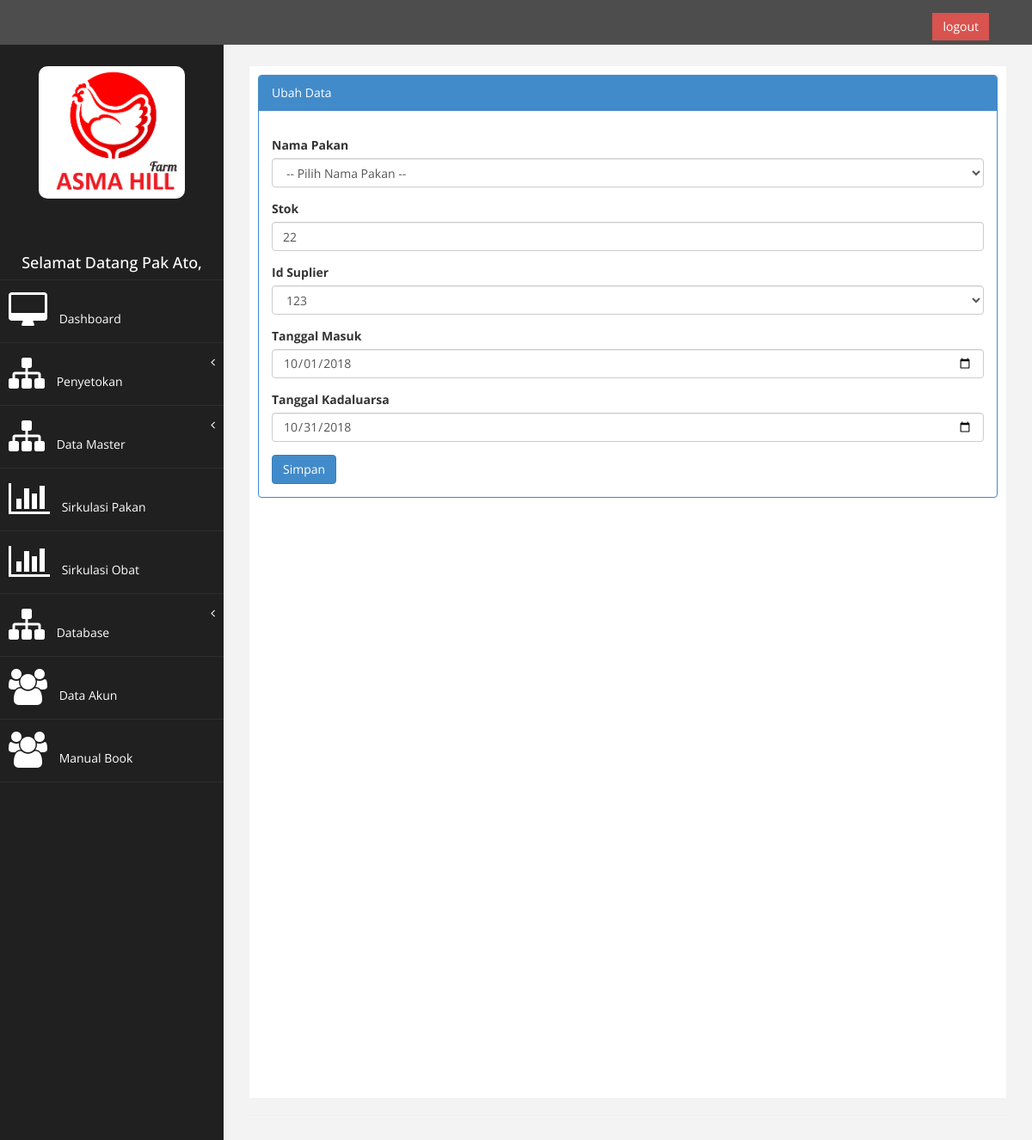
The page /index.php?page=view_stok_pakan&aksi=ubah&id=1 (signed in) on the database its author committed.
### tables this page shows
CREATE TABLE `stok_pakan` (
  `pakan_id` int(9) NOT NULL AUTO_INCREMENT,
  `nama_pakan` varchar(25) NOT NULL,
  `stok` int(11) NOT NULL,
  `id_suplier` int(5) NOT NULL,
  `id_kategori` int(11) NOT NULL,
  `tgl_masuk` date NOT NULL,
  `tgl_kadaluarsa` date NOT NULL,
  PRIMARY KEY (`pakan_id`)
);

### page/stok_pakan/ubah.php (the view, shortened to what this page needs)
<?php
$pakan_id = $_GET['id'];
$sql = $koneksi->query("select * from stok_pakan where pakan_id = '$pakan_id'");
$tampil = $sql->fetch_assoc();
?>
<div class="panel panel-primary">
<div class="panel-heading">
	Ubah Data
</div>
 <div class="panel-body">
                            <div class="row">
                                <div class="col-md-12">
                                    <form method="POST" action="?page=view_stok_pakan&aksi=simpan_ubah">
                                        <div class="form-group">
                                            <label>Nama Pakan</label>
<select name="nama_pakan" id="nama_pakan" class="form-control" required> <option value="">-- Pilih Nama Pakan --</option>
      </select>
                                        </div>
                                       <div class="form-group">
                                            <label>Stok</label>
                                          	<input class="form-control" name="stok" type="number" value="<?php echo $tampil['stok']?>"/>
                                        </div>
                                        <div class="form-group">
                                            <label>Id Suplier</label>
<select name="id_suplier" id="id_suplier" class="form-control" required> <option value="<?php echo $tampil['id_suplier']?>"><?php echo $tampil['id_suplier']?></option>
      </select>
                                        </div>
                                        <div class="form-group">
                                            <label>Tanggal Masuk</label>
                                            <input class="form-control" type="date" name="tgl_masuk" value="<?php echo $tampil['tgl_masuk']?>"/>
                                        </div>
                                        <div class="form-group">
                                            <label>Tanggal Kadaluarsa</label>
                                            <input class="form-control" type="date" name="tgl_kadaluarsa" value="<?php echo $tampil['tgl_kadaluarsa']?>"/>
                                        </div>
                                        <div>
                                       			 <input type="submit" name="simpan" value="Simpan" class="btn btn-primary">
     									</div>
					</div>
				</div>
</div>
</div>
</div>

### assets/css/custom.css (style rules this page uses)
body { font-family: 'Open Sans', sans-serif; }

### rows shown on the page
stok_pakan: stok "22", id_suplier "123", tgl_masuk "10/01/2018", tgl_kadaluarsa "10/31/2018"

### other values the page prints
$_SESSION['nama'] "Pak Ato"
